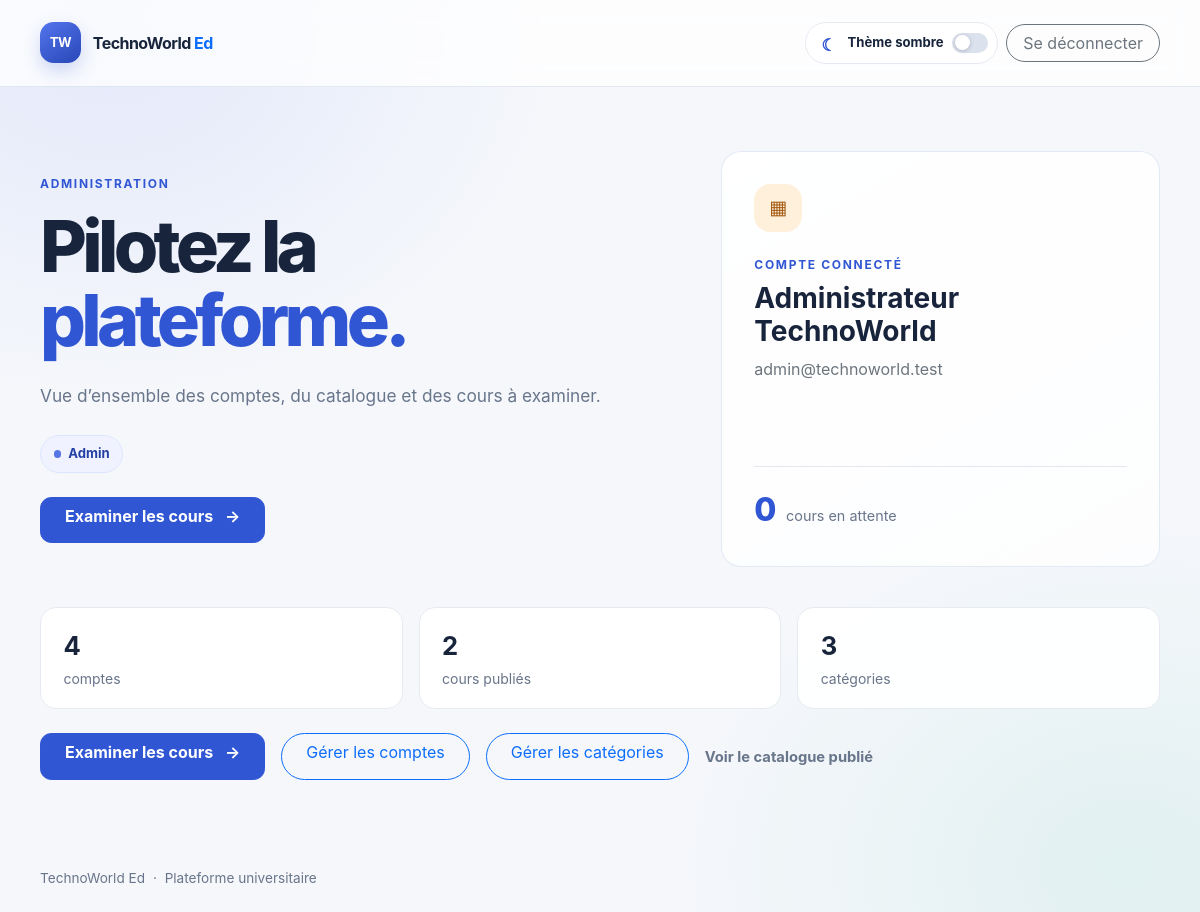
The app's page /index.php (signed in) with its own data.
### tables this page shows
CREATE TABLE IF NOT EXISTS utilisateur (
    id INT UNSIGNED NOT NULL AUTO_INCREMENT,
    nom VARCHAR(100) NOT NULL,
    email VARCHAR(254) NOT NULL,
    mot_de_passe VARCHAR(255) NOT NULL,
    role ENUM('apprenant', 'enseignant', 'admin') NOT NULL DEFAULT 'apprenant',
    created_at TIMESTAMP NOT NULL DEFAULT CURRENT_TIMESTAMP,
    updated_at TIMESTAMP NOT NULL DEFAULT CURRENT_TIMESTAMP ON UPDATE CURRENT_TIMESTAMP,
    PRIMARY KEY (id),
    UNIQUE KEY uq_utilisateur_email (email),
    KEY idx_utilisateur_role (role)
);

### includes/bootstrap.php (called while the page is built, shortened)
<?php
$pdo = require __DIR__ . '/../config/database.php';
function h(string $value): string
{
    return htmlspecialchars($value, ENT_QUOTES | ENT_SUBSTITUTE, 'UTF-8');
}
function app_url(string $path): string
{
    $scriptDirectory = str_replace('\\', '/', dirname($_SERVER['SCRIPT_NAME'] ?? '/'));
    $pagesPosition = strpos($scriptDirectory, '/pages/');
    $basePath = rtrim($scriptDirectory, '/');
    return $basePath . '/' . ltrim($path, '/');
}
function current_user(): ?array
{
    global $pdo;
    $statement = $pdo->prepare(
        'SELECT id, nom, email, role FROM utilisateur WHERE id = :id'
    );
    $statement->execute(['id' => $_SESSION['user_id']]);
    $user = $statement->fetch();
    return $user;
}
function require_role(string ...$allowedRoles): array
{
    $user = current_user();
    return $user;
}

### index.php (the view, shortened to what this page needs)
<?php
require __DIR__ . '/includes/bootstrap.php';
$user = require_role('apprenant', 'enseignant', 'admin');
$dashboardData = [];
if ($user['role'] === 'apprenant') {
    $statement = $pdo->prepare(
        'SELECT
            (SELECT COUNT(*) FROM cours WHERE statut = :statut) AS courses,
            (SELECT COUNT(*) FROM inscription WHERE utilisateur_id = :utilisateur_id) AS enrolled'
    );
    $statement->execute([
        'statut' => 'publie',
        'utilisateur_id' => $user['id'],
    ]);
    $dashboardData = $statement->fetch();
} else {
    $statement = $pdo->prepare(
        'SELECT
            (SELECT COUNT(*) FROM utilisateur) AS users,
            (SELECT COUNT(*) FROM cours WHERE statut = :pending) AS pending,
            (SELECT COUNT(*) FROM cours WHERE statut = :published) AS published,
            (SELECT COUNT(*) FROM categorie) AS categories'
    );
    $statement->execute([
        'pending' => 'en_attente',
        'published' => 'publie',
    ]);
    $dashboardData = $statement->fetch();
}
$dashboardCopy = [
    'apprenant' => [
        'kicker' => 'Votre espace étudiant',
        'title' => 'Apprendre aujourd’hui,',
        'accent' => 'comprendre demain.',
        'description' => 'Explorez les cours et avancez à votre rythme en informatique et en biomédecine.',
        'action' => 'Explorer les cours',
        'url' => 'pages/cours.php',
        'metric' => 'cours publiés',
        'value' => (int) ($dashboardData['courses'] ?? 0),
        'icon' => '⌕',
    ],
    'enseignant' => [
        'kicker' => 'Espace enseignant',
        'title' => 'Transmettez votre',
        'accent' => 'expertise.',
        'description' => 'Créez vos cours, structurez vos leçons et suivez leur statut de validation.',
        'action' => 'Gérer mes cours',
        'url' => 'pages/enseignant/cours.php',
        'metric' => 'cours dans votre espace',
        'value' => (int) ($dashboardData['total'] ?? 0),
        'icon' => '✎',
    ],
    'admin' => [
        'kicker' => 'Administration',
        'title' => 'Pilotez la',
        'accent' => 'plateforme.',
        'description' => 'Vue d’ensemble des comptes, du catalogue et des cours à examiner.',
        'action' => 'Examiner les cours',
        'url' => 'pages/admin/cours.php',
        'metric' => 'cours en attente',
        'value' => (int) ($dashboardData['pending'] ?? 0),
        'icon' => '▦',
    ],
];
$dashboard = $dashboardCopy[$user['role']];
?>
<!doctype html>
<html lang="fr">
<head>
    <link href="https://cdn.jsdelivr.net/npm/bootstrap@5.3.3/dist/css/bootstrap.min.css" rel="stylesheet">
    <link href="<?= h(app_url('assets/css/app.css')) ?>" rel="stylesheet">
</head>
<body>
<header class="tw-topbar">
    <div class="tw-shell d-flex align-items-center justify-content-between gap-3">
        <a class="tw-brand" href="<?= h(app_url('index.php')) ?>">
            <span class="tw-brand-mark" aria-hidden="true">TW</span>
            <span>TechnoWorld <span class="text-primary">Ed</span></span>
        </a>
        <div class="d-flex align-items-center gap-2">
            <button class="tw-theme-toggle" type="button" data-theme-toggle
                    data-state="light" aria-pressed="false">
                <span class="tw-toggle-icon" aria-hidden="true">☾</span>
                <span class="tw-toggle-label">Thème sombre</span>
                <span class="tw-toggle-track" aria-hidden="true"><span class="tw-toggle-thumb"></span></span>
            </button>
            <form method="post" action="<?= h(app_url('pages/logout.php')) ?>">
                <button class="btn btn-outline-secondary rounded-pill px-3" type="submit">
                    Se déconnecter
                </button>
            </form>
        </div>
    </div>
</header>
<main class="tw-shell tw-main">
    <div class="row align-items-stretch g-4 g-lg-5 tw-dashboard tw-dashboard-<?= h($user['role']) ?>">
        <section class="col-lg-7 py-lg-4">
            <p class="tw-kicker mb-3"><?= h($dashboard['kicker']) ?></p>
            <h1 class="tw-title"><?= h($dashboard['title']) ?><br>
                <span class="tw-title-accent"><?= h($dashboard['accent']) ?></span>
            </h1>
            <p class="tw-lead mt-4 mb-4"><?= h($dashboard['description']) ?></p>
            <span class="tw-role"><span class="tw-role-dot" aria-hidden="true"></span>
                <?= h(ucfirst($user['role'])) ?>
            </span>
            <div class="mt-4">
                <a class="btn btn-tw-primary px-4" href="<?= h(app_url($dashboard['url'])) ?>">
                    <?= h($dashboard['action']) ?> <span class="ms-2" aria-hidden="true">→</span>
                </a>
            </div>
        </section>
        <aside class="col-lg-5">
            <div class="tw-side-panel tw-dashboard-panel d-flex flex-column justify-content-between">
                <div>
                    <div class="tw-side-icon mb-4" aria-hidden="true"><?= h($dashboard['icon']) ?></div>
                    <p class="tw-kicker mb-2">Compte connecté</p>
                    <h2 class="h3 fw-bold mb-2"><?= h($user['nom']) ?></h2>
                    <p class="text-secondary mb-0"><?= h($user['email']) ?></p>
                </div>
                <div class="tw-dashboard-metric mt-5">
                    <span class="tw-dashboard-metric-value"><?= (int) $dashboard['value'] ?></span>
                    <span class="tw-dashboard-metric-label"><?= h($dashboard['metric']) ?></span>
                </div>
            </div>
        </aside>
    </div>
    <?php if ($user['role'] === 'admin'): ?>
        <section class="row g-3 mt-4" aria-label="Indicateurs de la plateforme">
            <div class="col-6 col-lg-4">
                <div class="tw-stat-card"><span><?= (int) ($dashboardData['users'] ?? 0) ?></span><small>comptes</small></div>
            </div>
            <div class="col-6 col-lg-4">
                <div class="tw-stat-card"><span><?= (int) ($dashboardData['published'] ?? 0) ?></span><small>cours publiés</small></div>
            </div>
            <div class="col-12 col-lg-4">
                <div class="tw-stat-card"><span><?= (int) ($dashboardData['categories'] ?? 0) ?></span><small>catégories</small></div>
            </div>
        </section>
        <div class="d-flex flex-wrap gap-3 mt-4">
            <a class="btn btn-tw-primary px-4" href="<?= h(app_url('pages/admin/cours.php')) ?>">
                Examiner les cours <span class="ms-2" aria-hidden="true">→</span>
            </a>
            <a class="btn btn-outline-primary rounded-pill px-4"
               href="<?= h(app_url('pages/admin/utilisateurs.php')) ?>">
                Gérer les comptes
            </a>
            <a class="btn btn-outline-primary rounded-pill px-4"
               href="<?= h(app_url('pages/admin/categories.php')) ?>">
                Gérer les catégories
            </a>
            <a class="tw-back-link align-self-center" href="<?= h(app_url('pages/cours.php')) ?>">
                Voir le catalogue publié
            </a>
        </div>
    <?php endif; ?>
</main>
<footer class="tw-shell tw-footer py-4">
    TechnoWorld Ed <span class="mx-1">·</span> Plateforme universitaire
</footer>
</body>
</html>

### records on screen
utilisateur: role "Admin", nom "Administrateur TechnoWorld", email "admin@technoworld.test"

### other values on screen
$dashboard['kicker'] "ADMINISTRATION"
$dashboard['title'] "Pilotez la"
$dashboard['accent'] "plateforme."
$dashboard['description'] "Vue d’ensemble des comptes, du catalogue et des cours à examiner."
$dashboard['action'] "Examiner les cours"
$dashboard['icon'] "▦"
$dashboard['value'] "0"
$dashboard['metric'] "cours en attente"
$dashboardData['users'] "4"
$dashboardData['published'] "2"
$dashboardData['categories'] "3"
